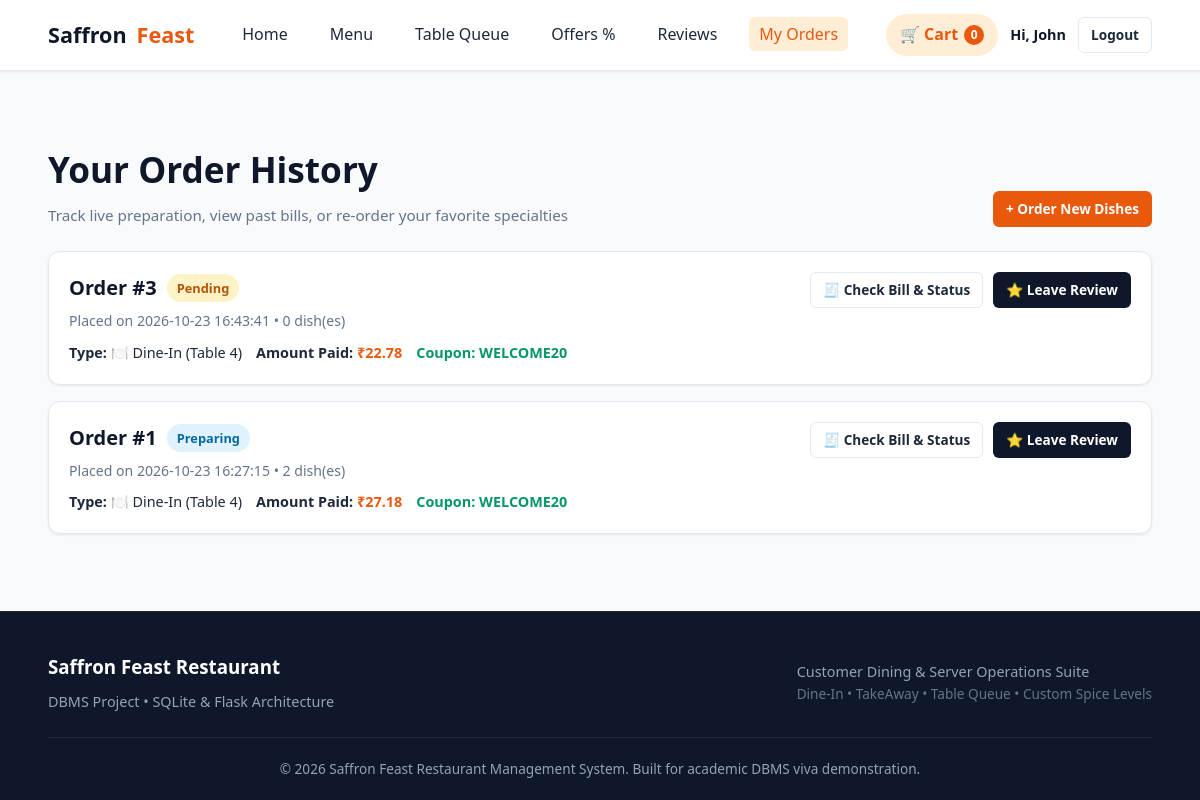
/orders (signed in), run on an earlier commit of the app's database.
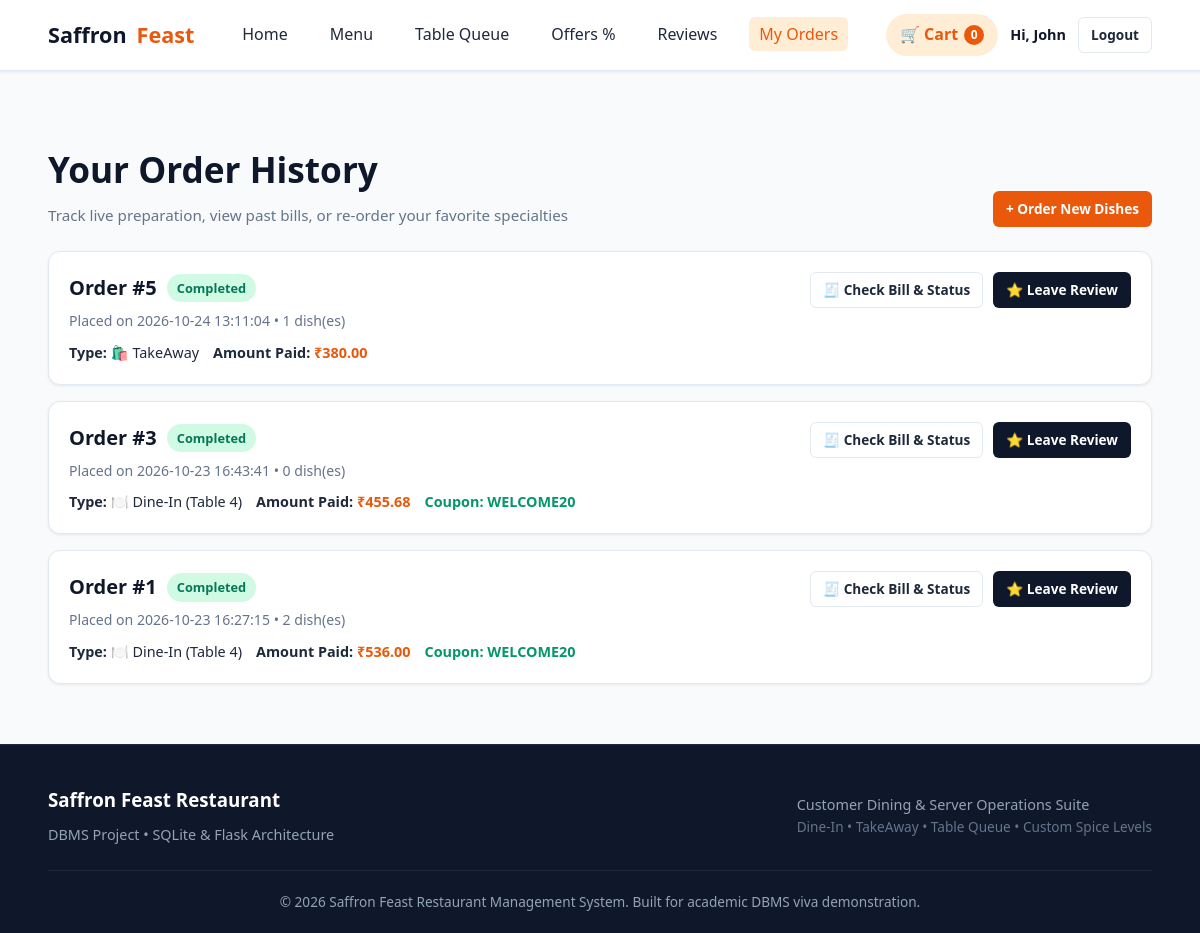
And on a later commit of the database.
### tables this page shows
CREATE TABLE orders (
    id INTEGER PRIMARY KEY AUTOINCREMENT,
    customer_id INTEGER NOT NULL,
    order_type TEXT CHECK(order_type IN ('DineIn', 'TakeAway')) NOT NULL,
    table_number INTEGER, -- NULL for TakeAway, integer for DineIn
    total_amount REAL NOT NULL,
    discount_amount REAL DEFAULT 0,
    final_amount REAL NOT NULL,
    status TEXT CHECK(status IN ('Pending', 'Preparing', 'Ready', 'Completed', 'Cancelled')) DEFAULT 'Pending',
    offer_code TEXT,
    special_instructions TEXT,
    created_at TIMESTAMP DEFAULT CURRENT_TIMESTAMP,
    FOREIGN KEY (customer_id) REFERENCES users(id) ON DELETE CASCADE
);

### app.py (the view)
@app.route('/orders')
@login_required
def my_orders():
    conn = get_db()
    orders = conn.execute("""
        SELECT o.*, COUNT(oi.id) as total_items
        FROM orders o
        LEFT JOIN order_items oi ON o.id = oi.order_id
        WHERE o.customer_id = ?
        GROUP BY o.id
        ORDER BY o.created_at DESC
    """, (session['user_id'],)).fetchall()
    conn.close()
    return render_template('customer/orders.html', orders=orders)

### app.py (called while the page is built)
def login_required(f):
    @wraps(f)
    def decorated_function(*args, **kwargs):
        if 'user_id' not in session:
            flash('Please log in first to access this page.', 'warning')
            return redirect(url_for('login', next=request.url))
        return f(*args, **kwargs)
    return decorated_function

@app.context_processor
def inject_global_data():
    cart_count = 0
    if 'cart' in session:
        cart_count = sum(item.get('quantity', 1) for item in session['cart'].values())
    return {
        'current_user': {
            'id': session.get('user_id'),
            'name': session.get('user_name'),
            'role': session.get('user_role'),
            'email': session.get('user_email')
        },
        'cart_count': cart_count
    }

### database.py (called while the page is built)
def get_db():
    conn = sqlite3.connect(DATABASE_PATH)
    conn.row_factory = sqlite3.Row
    conn.execute("PRAGMA foreign_keys = ON;")
    return conn

### templates/customer/orders.html (shortened to what this page needs)
{% extends 'base.html' %}
{% block content %}
<div class="container">
  <div class="section-header">
    <div>
      <h1 style="font-size: 2.2rem; font-weight: 800; color: var(--secondary); margin-bottom: 6px;">Your Order History</h1>
      <p>Track live preparation, view past bills, or re-order your favorite specialties</p>
    </div>
    <a href="{{ url_for('menu') }}" class="btn btn-primary btn-sm">+ Order New Dishes</a>
  </div>
  {% if orders %}
  <div style="display: flex; flex-direction: column; gap: 16px;">
    {% for ord in orders %}
    <div class="menu-card" style="padding: 20px;">
      <div style="display: flex; justify-content: space-between; align-items: flex-start; flex-wrap: wrap; gap: 14px;">
        <div>
          <div style="display: flex; align-items: center; gap: 10px; margin-bottom: 6px;">
            <h3 style="font-size: 1.25rem; color: var(--secondary); margin: 0;">Order #{{ ord.id }}</h3>
            <span class="badge badge-status status-{{ ord.status|lower }}">{{ ord.status }}</span>
          </div>
          <p style="font-size: 0.88rem; color: var(--text-muted); margin-bottom: 8px;">
            Placed on {{ ord.created_at }} • {{ ord.total_items }} dish(es)
          </p>
          <div style="display: flex; gap: 14px; font-size: 0.9rem;">
            <span>
              <strong>Type:</strong>
              {% if ord.order_type == 'DineIn' %}
                🍽️ Dine-In (Table {{ ord.table_number }})
              {% else %}
                🛍️ TakeAway
              {% endif %}
            </span>
            <span>
              <strong>Amount Paid:</strong>
              <span style="color: var(--primary); font-weight: 700;">₹{{ "%.2f"|format(ord.final_amount) }}</span>
            </span>
            {% if ord.offer_code %}
              <span style="color: #059669; font-weight: 600;">
                Coupon: {{ ord.offer_code }}
              </span>
            {% endif %}
          </div>
        </div>
        <div style="display: flex; gap: 10px; align-items: center;">
          <a href="{{ url_for('check_bill', order_id=ord.id) }}" class="btn btn-outline btn-sm">
            🧾 Check Bill & Status
          </a>
          <a href="{{ url_for('customer_reviews') }}" class="btn btn-secondary btn-sm">
            ⭐ Leave Review
          </a>
        </div>
      </div>
    </div>
    {% endfor %}
  </div>
  {% endif %}
</div>
{% endblock %}

What changed in the data, as far as the page shows it:
added orders: id "5", status "Completed", created_at "2026-10-24 13:11:04", total_items "1", order_type "🛍️ TakeAway", final_amount "380.00"
changed orders id 3: status "Pending" → "Completed"; final_amount "22.78" → "455.68"
changed orders id 1: status "Preparing" → "Completed"; final_amount "27.18" → "536.00"
